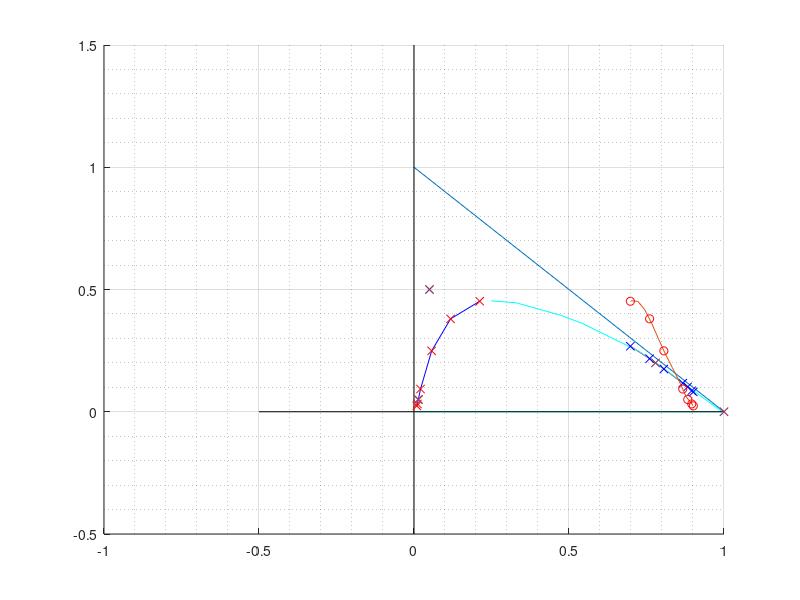
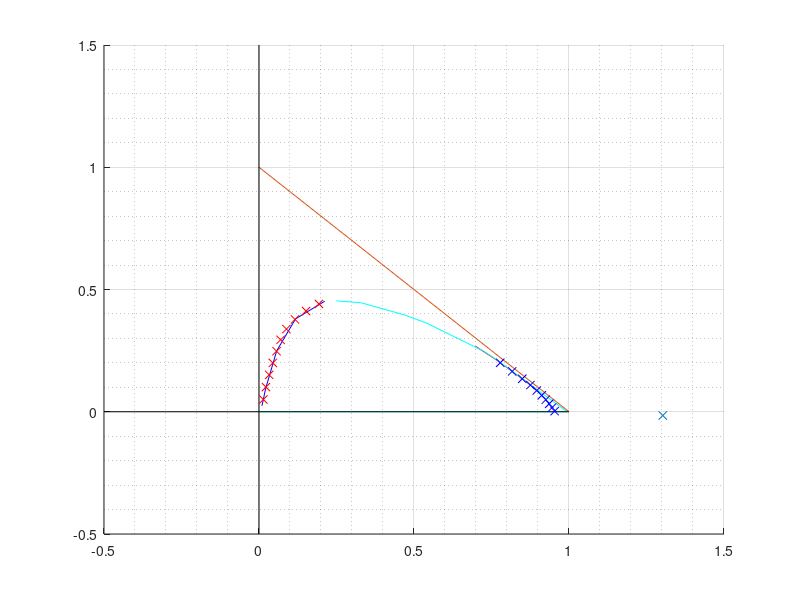
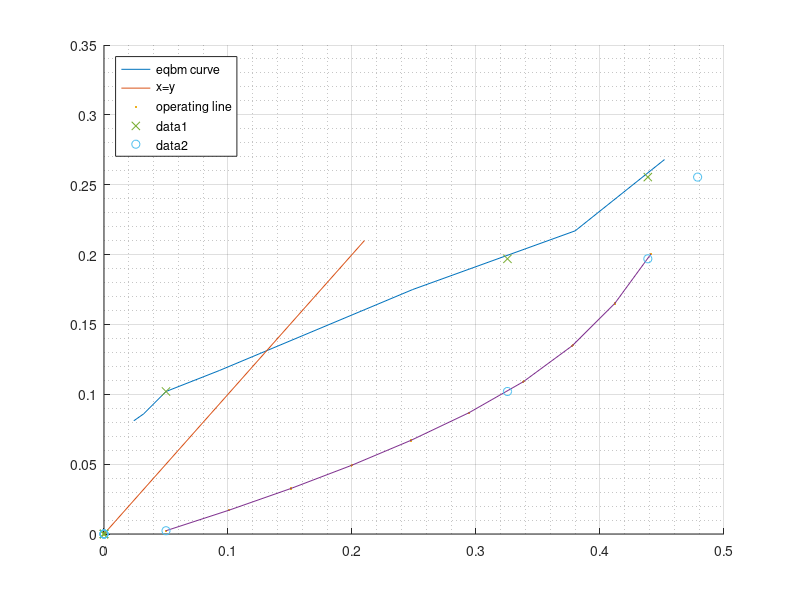

Here is the MATLAB script that generated these plots, in order:
% Ether-Carrier, Alcohol-A, Water-Solvent
clear; close all;
%% Equilibrium data
ar = 0.01*[2.4 3.2 5 9.3 24.9 38 45.2];
sr = 0.01*[0.9 1.1 1.4 2.1 5.7 11.8 21.2];
raff = spline(ar,sr);
r = spline(sr,ar);
ae = 0.01*[8.1 8.6 10.2 11.7 17.5 21.7 26.8];
se = 0.01*[90.1 89.6 88.3 86.7 80.6 76 69.8];
ext = spline(ae,se);
e = spline(se,ae);
%additional points
a_add = 0.01*[45.37 44.55 39.57 36.23 24.74 21.33 0 0];
s_add = 0.01*[24.93 33 47.01 54.11 72.52 76.61 99.4 0.5];
% %binodal curve
% a = zeros(1,22);
% a(1:7) = ar; 
% a(8:14) = ae; 
% a(15:21) = a_add(1:7);
% s = zeros(1,2);
% s(1:7) = sr; 
% s(8:14) = se; 
% s(15:21) = a_add(1:7);
% eqbm1 = spline(a,s);
% eqbm2 = spline(s,a);
%% plot
hold on;
plot(sr,ar,'b',se,ae,'r',s_add,a_add,'c');
%Completing the triangle
plot(linspace(0,1,5),1-linspace(0,1,5));
%Plotting the axes
plot(zeros(1,2),linspace(-0.5,1.5,2),'k');
plot(linspace(-0.5,1,2),zeros(1,2),'k');
plot(sr,ar,'rx',se,ae,'bx');
grid on; grid minor;
%% conjugate curve
curve = spline(se,ar);
plot(linspace(0.7,0.9,10),ppval(curve,linspace(0.7,0.9,10)),se,ar,'ro');
%% Given Feed Data
yF =0.5;
xF = 0.05;
yRN = 0.05;
xRN = ppval(raff,yRN);
yE1 = 0.2;
xE1 = ppval(ext,yE1);
plot([xF,xE1,xRN,1],[yF,yE1,yRN,0],'x');
%% Finding Del point
RS = polyfit([xRN,1],[yRN,0],1);
FE = polyfit([xE1,xF],[yE1,yF],1);
fun = @(x)(polyval(RS,x)-polyval(FE,x));
delx = fsolve(fun,0);
dely = polyval(RS,delx);
%% Drawing lines from the del point
%no. of lines
n = 10;
m = linspace(FE(1),RS(1),n);
line = @(y)(delx + 1./m.*(y-dely));
raff_int = @(y)(line(y)-ppval(raff,y));
% ext_int = @(y)(line(y)-ppval(ext,y));
xA = fsolve(raff_int,zeros(1,n)+1);
xB = line(xA);
line1 = @(x)(m.*(x-delx)+dely);
% raff_int = @(x)(line(x)-ppval(r,x));
[p,s] = polyfit(se,ae,4);
ext_int = @(x)(line1(x)-polyval(p,x));
yB = fsolve(ext_int,zeros(1,n)+1);
yA = line1(yB);
plot([xF,xE1,xRN,1],[yF,yE1,yRN,0],'x');
% % Resizing since only 7 points were properly obtained
% yB = yB(1:7);
% yA = yA(1:7);
% xA = xA(1:7);
% xB = xB(1:7);
figure();
hold on;
plot(sr,ar,'b',se,ae,'r',s_add,a_add,'c');
plot(delx,dely,'x');
%Completing the triangle
plot(linspace(0,1,5),1-linspace(0,1,5));
%Plotting the axes
plot(zeros(1,2),linspace(-0.5,1.5,2),'k');
plot(linspace(-0.5,1,2),zeros(1,2),'k');
grid on; grid minor;
plot(xB,xA,'rx',yB,yA,'bx');%,linspace(0.7,1,10),polyval(p,linspace(0.7,1,10)),'k');
%% Equilibrium projection
xeqbm = ar;
yeqbm = ae;
figure();
hold on; 
plot(xeqbm,yeqbm,[0.21,0],[0.21,0],xA,yA,'.',xA,yA);
grid on; grid minor;
legend('eqbm curve','x=y','operating line','Location','northwest');
%% Stepping
i = 1;
xy = spline(yeqbm,xeqbm);
OL = spline(xA,yA);
xcoords = zeros(1,7);
ycoords = zeros(1,7);
xcoords2 = zeros(1,8);
ycoords2 = zeros(1,8);
% y0 = 0.2;
% x0 = spline(yA,xA,y0);
% xcoords2(1)= x0;
% ycoords2(1) = y0;
% while y0>0.05
%     x0 = ppval(xy,y0);
%     xcoords(i) = x0;
%     xcoords2(i+1) = x0;
%     ycoords(i)=y0;
%     y0 = ppval(OL,x0);
%     ycoords2(i+1) = y0;
%     i = i + 1;yeqbm,xeqbm
% end
x0 = 0.05;
y0 = spline(xA,yA,x0);
yx = spline(xeqbm,yeqbm);
LO = spline(yA,xA);
xcoords2(1)= x0;
ycoords2(1) = y0;
while y0 < 0.2
    y0 = ppval(yx,x0);
    xcoords(i) = x0;
    ycoords(i)=y0;
    x0 = ppval(LO,y0);
    xcoords2(i+1) = x0;
    ycoords2(i+1) = y0;
    i = i + 1;
end
plot(xcoords,ycoords,'x',xcoords2,ycoords2,'o');
% %% Extract limit
% f = @(x)(ppval(yx,x)-ppval(OL,x));
% xlimit = fsolve(f,0.45);
% ylimit = ppval(OL,xlimit);